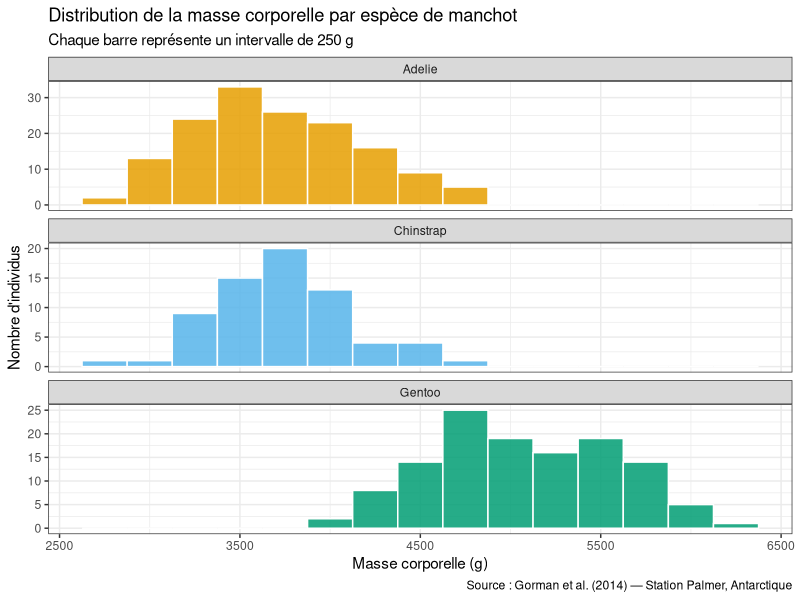
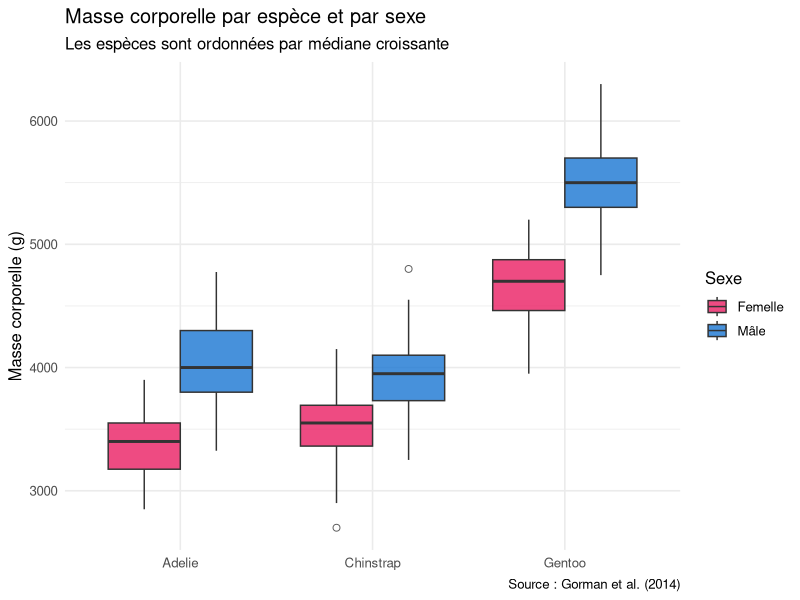
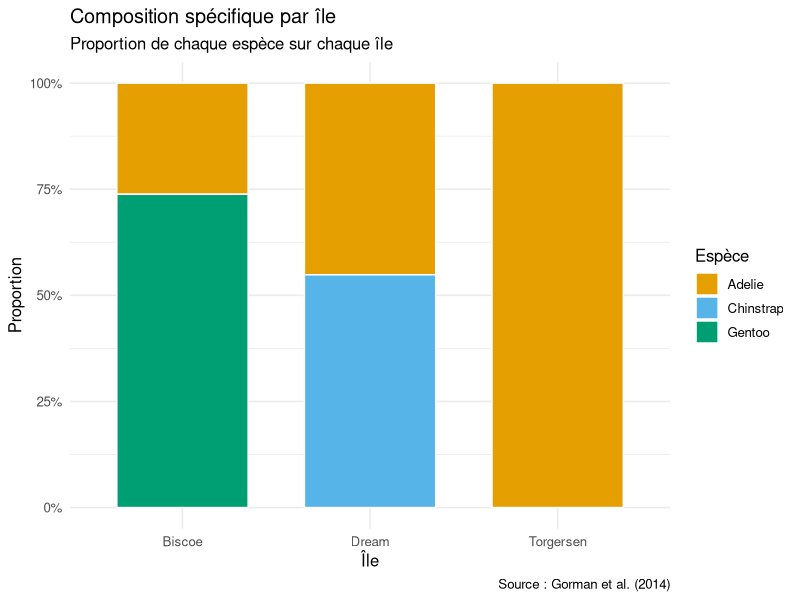
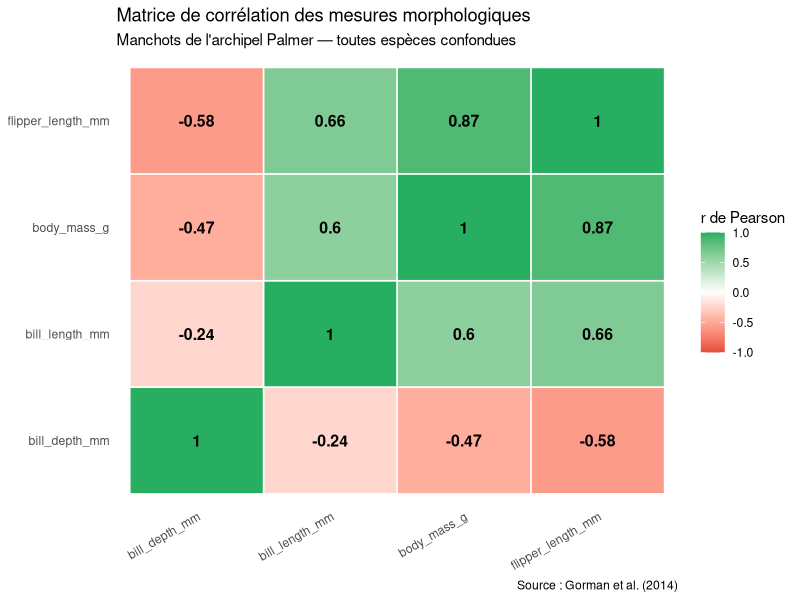

Reproduce these figures in R, in order.
## ---- chunk 1
library(tidyverse)
library(palmerpenguins)
library(skimr)
## ---- chunk 2
# Les données palmerpenguins : 344 manchots de 3 espèces
# observés sur 3 îles de l'archipel Palmer (Antarctique)
data(penguins)

# Vue d'ensemble complète avec skimr
skim(penguins)
## ---- chunk 3
# Vue rapide avec glimpse
glimpse(penguins)
## ---- chunk 4
# Résumé de base
summary(penguins)
## ---- chunk 5
# Masse corporelle moyenne de tous les manchots
mean(penguins$body_mass_g, na.rm = TRUE)
## ---- chunk 6
# Comparaison des moyennes par espèce
penguins |>
  group_by(species) |>
  summarise(
    n             = sum(!is.na(body_mass_g)),
    masse_moyenne = round(mean(body_mass_g, na.rm = TRUE), 0),
    .groups = "drop"
  )
## ---- chunk 7
# Exemple avec un petit vecteur
x <- c(3, 7, 2, 9, 4, 1, 6)
sort(x)           # 1 2 3 4 6 7 9
median(x)         # → 4 (valeur centrale)

# Sur les données réelles
median(penguins$body_mass_g, na.rm = TRUE)
## ---- chunk 8
# Comparaison moyenne vs médiane par espèce
# Si moyenne > médiane → distribution asymétrique à droite (queue à droite)
# Si moyenne < médiane → distribution asymétrique à gauche (queue à gauche)
# Si moyenne ≈ médiane → distribution approximativement symétrique
penguins |>
  group_by(species) |>
  summarise(
    masse_moy = round(mean(body_mass_g, na.rm = TRUE), 0),
    masse_med = round(median(body_mass_g, na.rm = TRUE), 0),
    asymetrie = round(mean(body_mass_g, na.rm = TRUE) -
                      median(body_mass_g, na.rm = TRUE), 0),
    .groups = "drop"
  )
## ---- chunk 9
# Mode pour une variable qualitative
table(penguins$species)    # Adelie est le mode (la plus fréquente)
table(penguins$island)
## ---- chunk 10
# Fonction pour calculer le mode d'une variable quantitative
mode_stat <- function(x, na.rm = TRUE) {
  if (na.rm) x <- x[!is.na(x)]
  ux <- unique(x)
  ux[which.max(tabulate(match(x, ux)))]
}

mode_stat(penguins$species)
## ---- chunk 11
min(penguins$body_mass_g, na.rm = TRUE)
max(penguins$body_mass_g, na.rm = TRUE)
range(penguins$body_mass_g, na.rm = TRUE)

# Étendue totale
diff(range(penguins$body_mass_g, na.rm = TRUE))
## ---- chunk 12
var(penguins$body_mass_g, na.rm = TRUE)   # Variance (en g²)
sd(penguins$body_mass_g, na.rm = TRUE)    # Écart-type (en g)
## ---- chunk 13
# Comparaison de la dispersion par espèce
penguins |>
  group_by(species) |>
  summarise(
    masse_moy = round(mean(body_mass_g, na.rm = TRUE), 0),
    masse_sd  = round(sd(body_mass_g, na.rm = TRUE), 0),
    .groups = "drop"
  )
## ---- chunk 14
# Quartiles
quantile(penguins$body_mass_g, na.rm = TRUE)

# Quantiles personnalisés (percentiles 5%, 10%, 90%, 95%)
quantile(penguins$body_mass_g,
         probs = c(0.05, 0.10, 0.25, 0.50, 0.75, 0.90, 0.95),
         na.rm = TRUE)

# IQR
IQR(penguins$body_mass_g, na.rm = TRUE)
## ---- chunk 15
# Comparaison de la variabilité relative des variables morphologiques
penguins |>
  select(where(is.numeric)) |>
  summarise(across(
    everything(),
    list(
      moy = ~ mean(.x, na.rm = TRUE),
      sd  = ~ sd(.x, na.rm = TRUE),
      cv  = ~ round(sd(.x, na.rm = TRUE) / mean(.x, na.rm = TRUE) * 100, 1)
    ),
    .names = "{.col}_{.fn}"
  )) |>
  pivot_longer(everything(),
               names_to  = c("variable", "stat"),
               names_sep = "_(?=[^_]+$)") |>
  pivot_wider(names_from = stat, values_from = value) |>
  arrange(desc(cv))
## ---- chunk 16
# Résumé complet par espèce
penguins |>
  group_by(species) |>
  summarise(
    n       = sum(!is.na(body_mass_g)),
    min     = min(body_mass_g, na.rm = TRUE),
    Q1      = quantile(body_mass_g, 0.25, na.rm = TRUE),
    med     = median(body_mass_g, na.rm = TRUE),
    moy     = round(mean(body_mass_g, na.rm = TRUE), 0),
    Q3      = quantile(body_mass_g, 0.75, na.rm = TRUE),
    max     = max(body_mass_g, na.rm = TRUE),
    sd      = round(sd(body_mass_g, na.rm = TRUE), 0),
    IQR     = IQR(body_mass_g, na.rm = TRUE),
    CV_pct  = round(sd(body_mass_g, na.rm = TRUE) /
                    mean(body_mass_g, na.rm = TRUE) * 100, 1),
    .groups = "drop"
  )
## ---- chunk 17
# Fréquences absolues
table(penguins$species)

# Fréquences relatives (proportions)
prop.table(table(penguins$species))

# En pourcentages
round(prop.table(table(penguins$species)) * 100, 1)
## ---- chunk 18
# Tableau croisé (deux variables qualitatives)
table(penguins$species, penguins$island)
## ---- chunk 19
# Version tidyverse plus lisible
penguins |>
  count(species, island) |>
  mutate(pct = round(n / sum(n) * 100, 1)) |>
  arrange(desc(n))
## ---- chunk 20
penguins |>
  drop_na(body_mass_g) |>
  ggplot(aes(x = body_mass_g, fill = species)) +
  geom_histogram(
    binwidth = 250,
    color    = "white",
    alpha    = 0.85
  ) +
  scale_fill_manual(values = c("#E69F00", "#56B4E9", "#009E73")) +
  facet_wrap(~ species, ncol = 1, scales = "free_y") +
  labs(
    title   = "Distribution de la masse corporelle par espèce de manchot",
    subtitle = "Chaque barre représente un intervalle de 250 g",
    x       = "Masse corporelle (g)",
    y       = "Nombre d'individus",
    fill    = "Espèce",
    caption = "Source : Gorman et al. (2014) — Station Palmer, Antarctique"
  ) +
  theme_bw(base_size = 11) +
  theme(legend.position = "none")
## ---- chunk 21
penguins |>
  drop_na(sex, body_mass_g) |>
  mutate(
    species = fct_reorder(species, body_mass_g, .fun = median),
    sex_fr  = recode(sex, "male" = "Mâle", "female" = "Femelle")
  ) |>
  ggplot(aes(x = species, y = body_mass_g, fill = sex_fr)) +
  geom_boxplot(
    outlier.shape  = 21,
    outlier.size   = 2,
    outlier.fill   = "white",
    alpha          = 0.8,
    position       = position_dodge(width = 0.75)
  ) +
  scale_fill_manual(values = c("Femelle" = "#e91e63", "Mâle" = "#1976d2")) +
  labs(
    title   = "Masse corporelle par espèce et par sexe",
    subtitle = "Les espèces sont ordonnées par médiane croissante",
    x       = NULL,
    y       = "Masse corporelle (g)",
    fill    = "Sexe",
    caption = "Source : Gorman et al. (2014)"
  ) +
  theme_minimal(base_size = 12)
## ---- chunk 22
penguins |>
  count(species, island) |>
  ggplot(aes(x = island, y = n, fill = species)) +
  geom_col(position = "fill", color = "white", width = 0.7) +
  scale_y_continuous(labels = scales::percent) +
  scale_fill_manual(values = c("#E69F00", "#56B4E9", "#009E73")) +
  labs(
    title   = "Composition spécifique par île",
    subtitle = "Proportion de chaque espèce sur chaque île",
    x       = "Île",
    y       = "Proportion",
    fill    = "Espèce",
    caption = "Source : Gorman et al. (2014)"
  ) +
  theme_minimal(base_size = 12)
## ---- chunk 23
penguins |>
  select(bill_length_mm, bill_depth_mm, flipper_length_mm, body_mass_g) |>
  drop_na() |>
  cor() |>
  as.data.frame() |>
  rownames_to_column("var1") |>
  pivot_longer(-var1, names_to = "var2", values_to = "r") |>
  ggplot(aes(x = var1, y = var2, fill = r)) +
  geom_tile(color = "white", linewidth = 0.5) +
  geom_text(aes(label = round(r, 2)), size = 4, fontface = "bold") +
  scale_fill_gradient2(
    low      = "#e74c3c",
    mid      = "white",
    high     = "#27ae60",
    midpoint = 0,
    limits   = c(-1, 1),
    name     = "r de Pearson"
  ) +
  labs(
    title   = "Matrice de corrélation des mesures morphologiques",
    subtitle = "Manchots de l'archipel Palmer — toutes espèces confondues",
    x       = NULL, y = NULL,
    caption = "Source : Gorman et al. (2014)"
  ) +
  theme_minimal(base_size = 11) +
  theme(
    axis.text.x = element_text(angle = 30, hjust = 1),
    panel.grid  = element_blank()
  )
